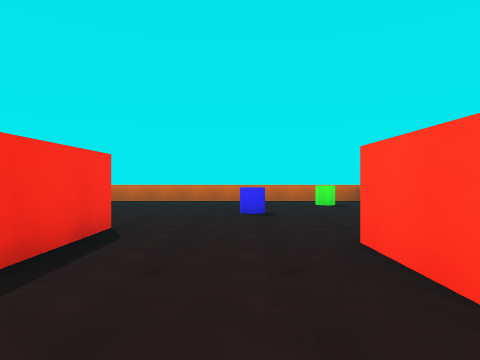
[1] (above)

24 first-person views from a walk through a 3-D level made in the Unity game engine. The camera is 1.3 m above the floor, looks level and sees 75° across. The floor is counted in squares, 2 m on a side. Each view is taken from the middle of a square. On the plan, view 1 faces up. The plan holds only what a view shows up to about 10 squares ahead; the rest is blank. The player character is not drawn.

[2]
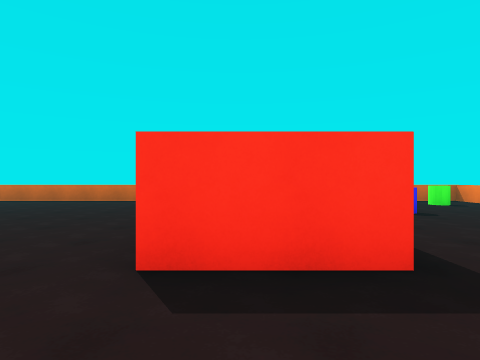

[3]
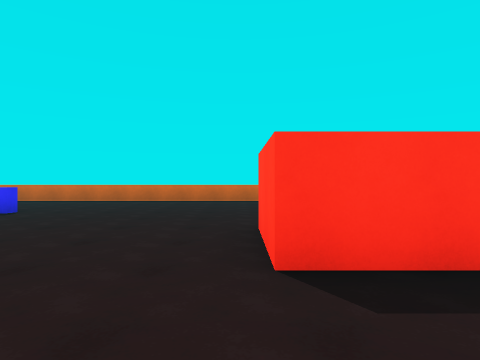

[4]
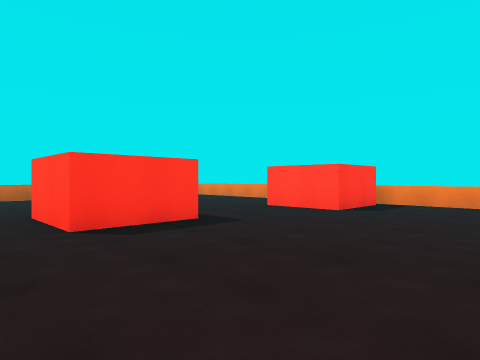

[5]
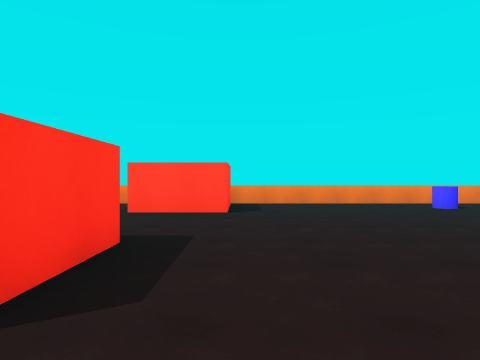

[6]
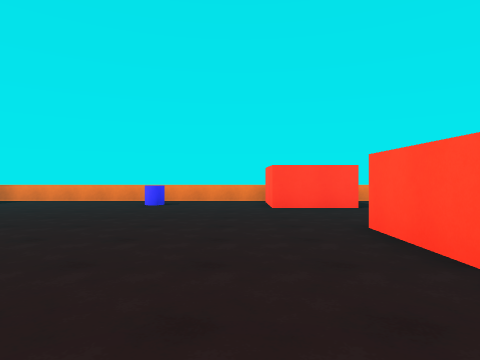

[7]
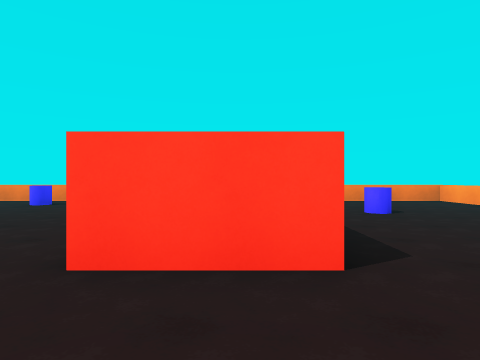

[8]
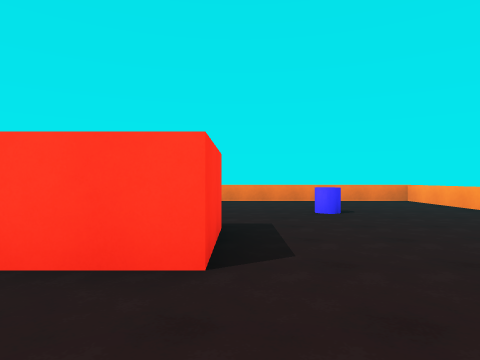

[9]
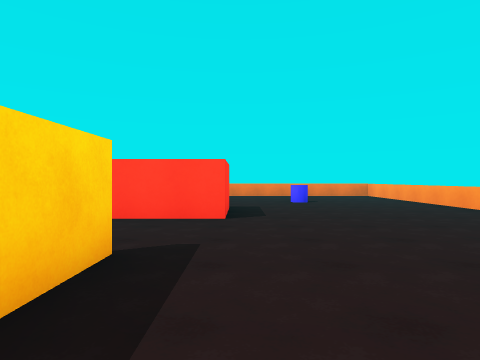

[10]
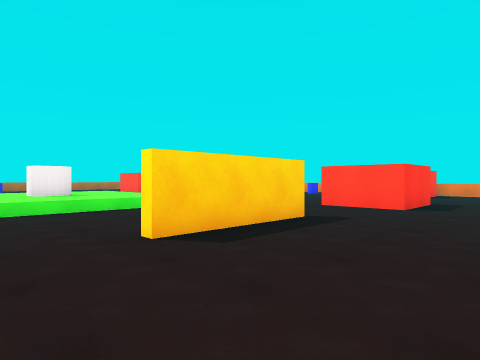

[11]
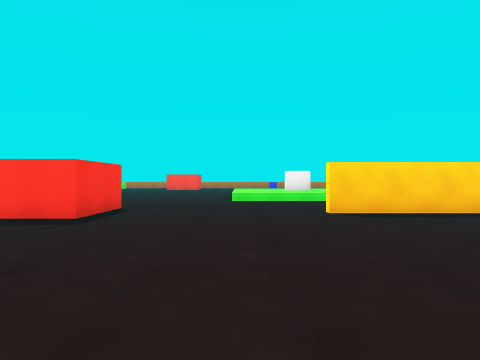

[12]
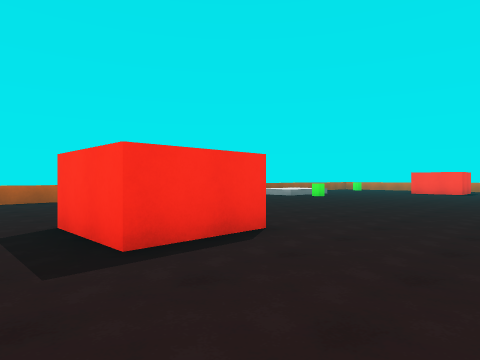

[13]
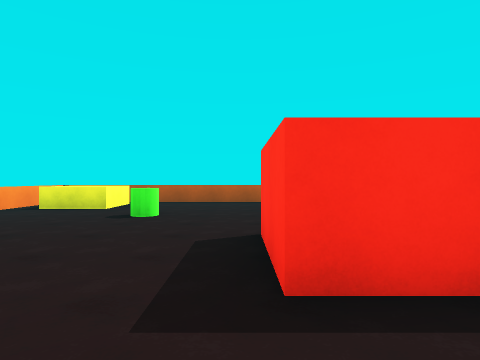

[14]
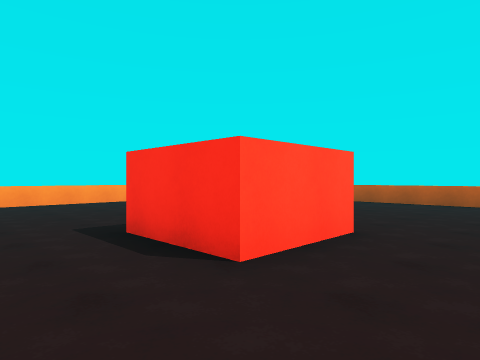

[15]
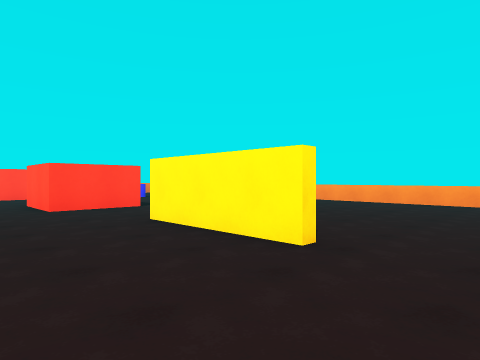

[16]
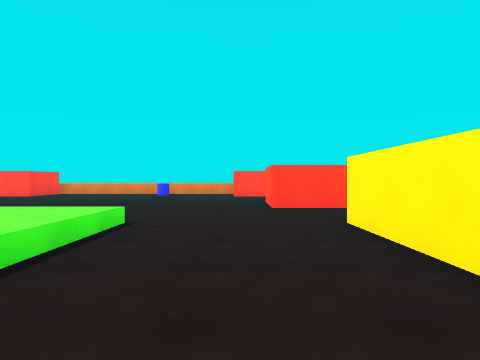

[17]
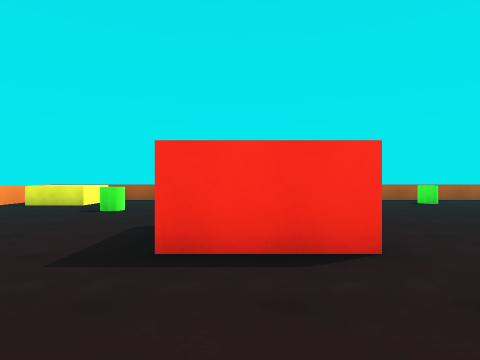

[18]
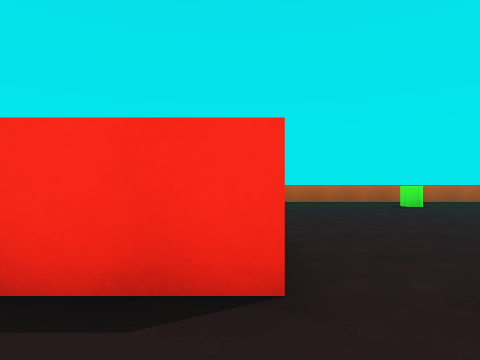

[19]
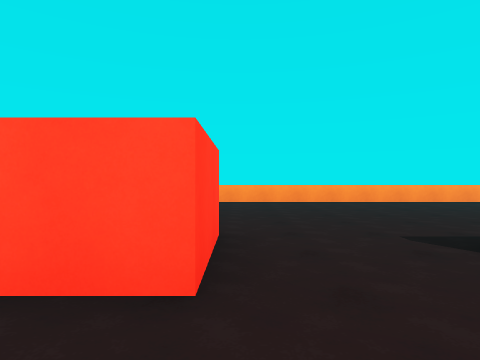

[20]
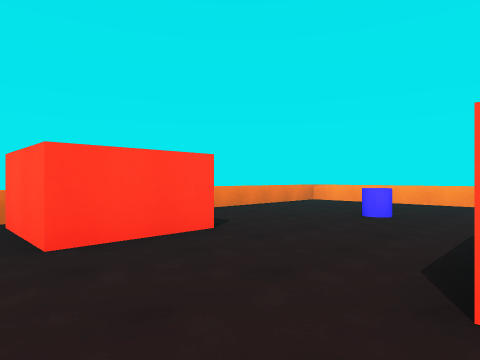

[21]
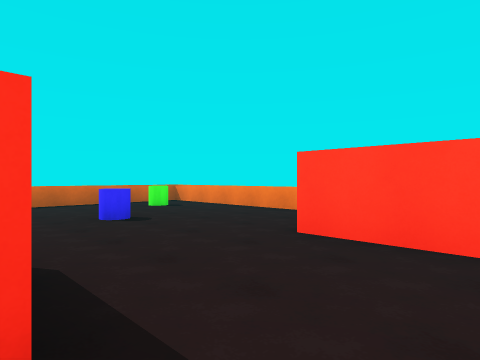

[22]
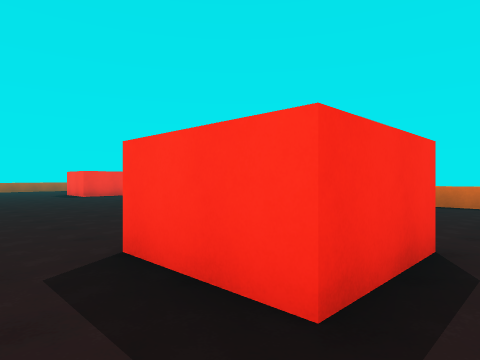

[23]
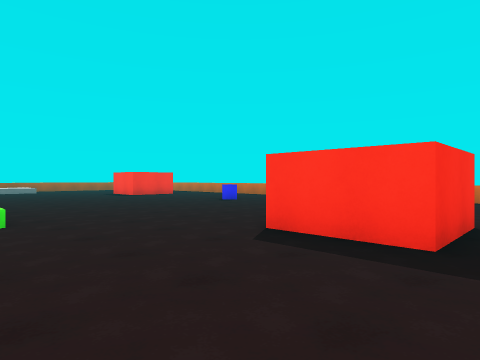

[24]
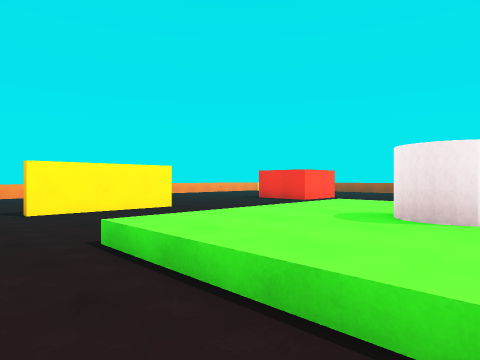

### Floor plan
Key: @ floor where view 1 was taken; # wall or solid block; x gap in a wall; . main floor; : floor 0.5 m higher than the main floor; / step, stairs or slope; = window, fence, low wall or low ledge; ^ raised ledge; O other object.
Columns run from 22 left of view 1 to 4 right of it. Each row starts with its distance up from view 1.
 10            ===============#
  9             ..............=
  8             ............O.=
  7              .............=
  6              O........O...=
  5            ...............=
  4           .........##.....=
  3           .........##...#
  2           ..............###
  1          .................=
  0         ...//////.....@...=
 -1 #.     ....  :   .........=
 -2 #..   ..... ::::/.........=
 -3 #.......... :O::/.........=
 -4 #.O......../::::/.......O.=
 -5 #..........//////.........=
 -6 #.........................=
 -7 #.......................###
 -8 #......##..........##...# #
 -9 #......##....###...##.... =
-10 #.........................=
-11 #.........................=
-12 #...O.................O...=
-13 # ^^......................=
-14 # ^^......................=
-15    .. .... ...............x
-16   ##  ####################

Where each view was taken, in squares from view 1:
view 1: 0 up, 0 right, facing up
view 2: 0 up, 3 left, facing up
view 3: 0 up, 4 left, facing up
view 4: 2 down, 5 left, facing up-right
view 5: 1 up, 5 left, facing right
view 6: 6 down, 6 left, facing right
view 7: 9 down, 6 left, facing right
view 8: 10 down, 6 left, facing right
view 9: 10 down, 9 left, facing right
view 10: 12 down, 11 left, facing up-right
view 11: 15 down, 11 left, facing up
view 12: 11 down, 11 left, facing up-left
view 13: 10 down, 12 left, facing left
view 14: 6 down, 12 left, facing down-left
view 15: 6 down, 11 left, facing down-right
view 16: 7 down, 11 left, facing right
view 17: 9 down, 11 left, facing left
view 18: 8 down, 12 left, facing left
view 19: 6 down, 4 left, facing down
view 20: 6 down, 2 left, facing down-right
view 21: 1 up, 2 left, facing up-right
view 22: 1 up, 1 left, facing up-left
view 23: 1 down, 1 left, facing up-left
view 24: 2 down, 5 left, facing down-left
